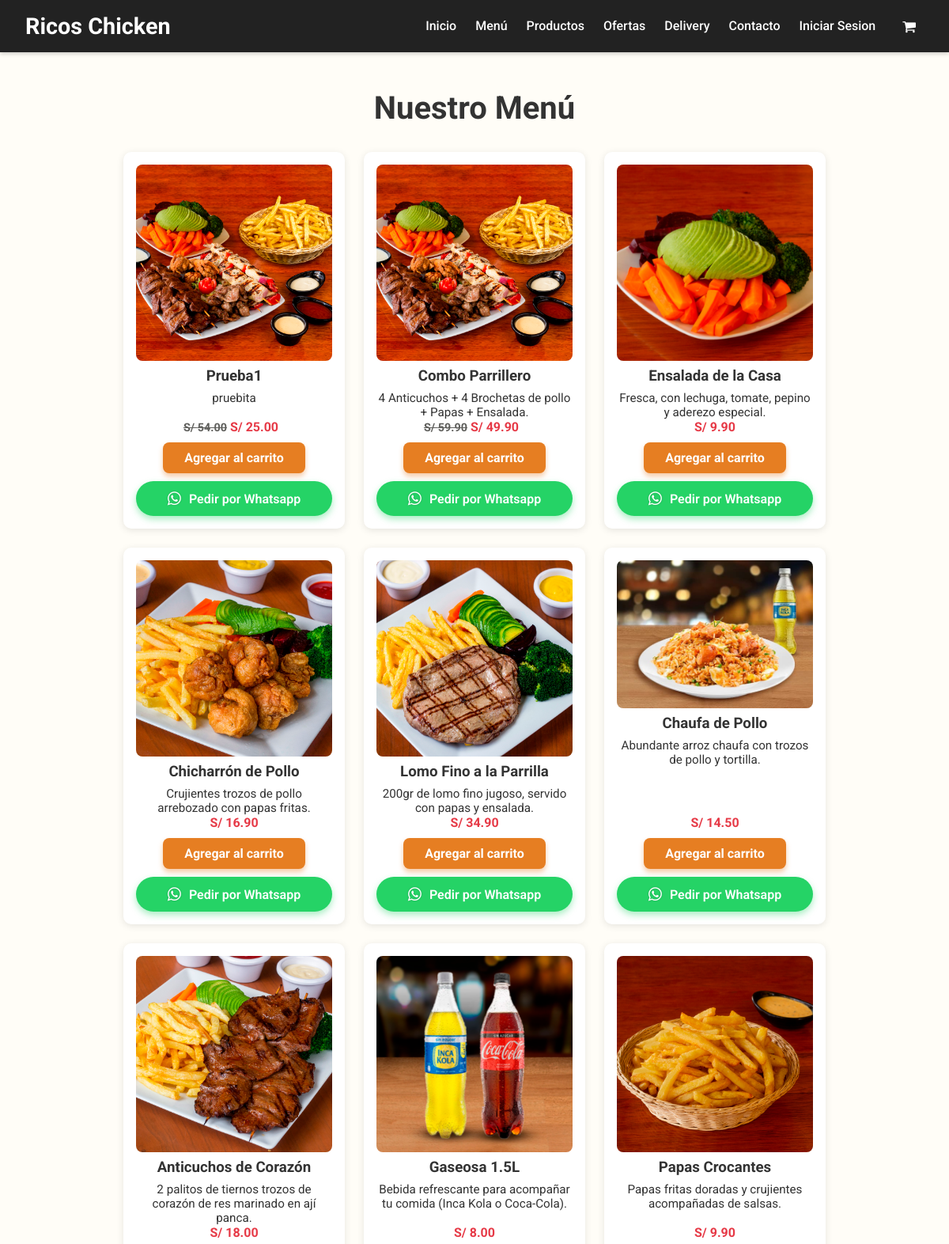
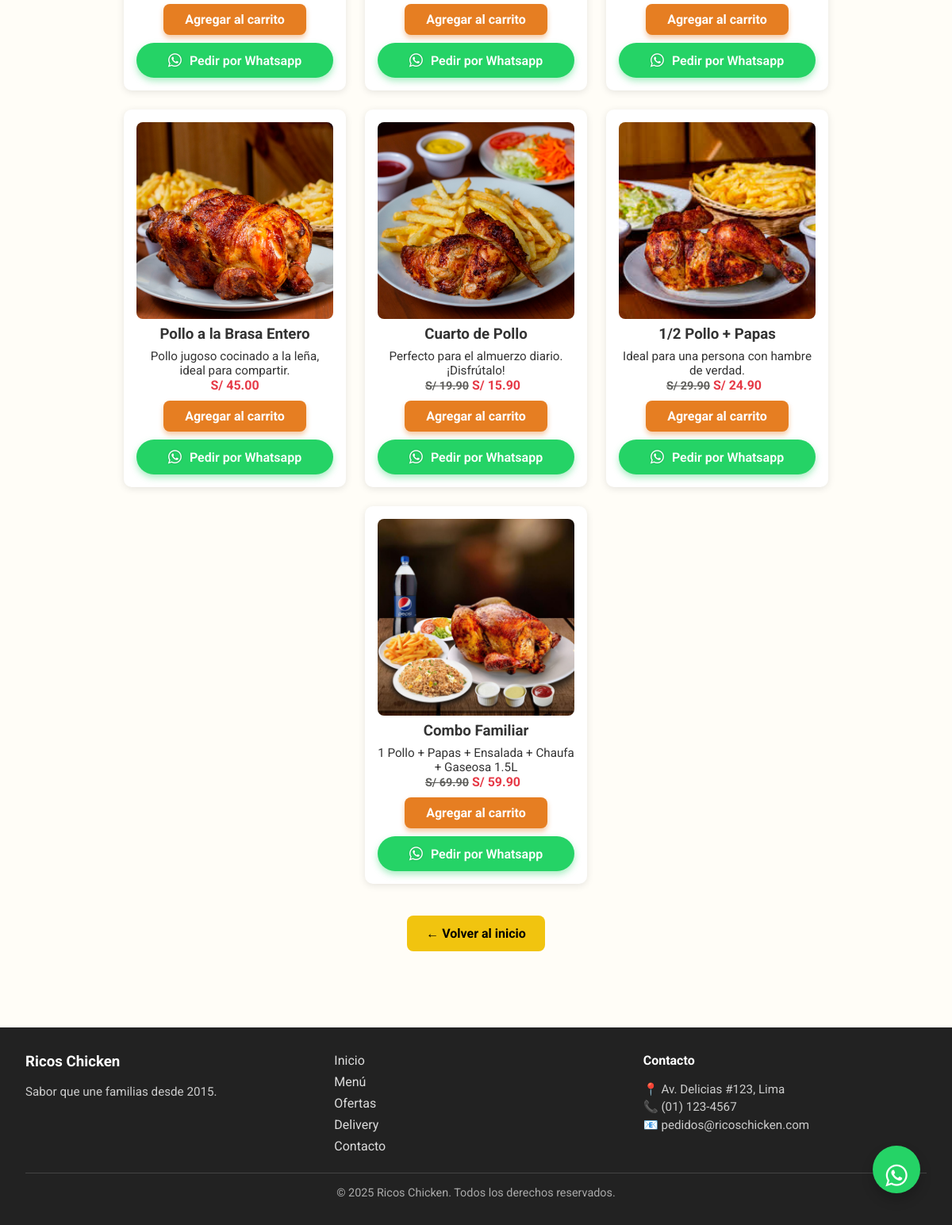
Screenshot of /MiPolleria/producto/menu with the database file from the repository (2 pictures, top to bottom).
### tables this page shows
CREATE TABLE `productos` (
  `id` int(11) NOT NULL,
  `nombre` varchar(100) NOT NULL,
  `descripcion` text NOT NULL,
  `precio` decimal(10,2) NOT NULL,
  `imagen_url` varchar(255) DEFAULT NULL,
  `categoria` varchar(50) NOT NULL,
  `es_oferta` tinyint(1) NOT NULL DEFAULT 0,
  `precio_oferta` decimal(10,2) DEFAULT NULL,
  `es_popular` tinyint(1) NOT NULL DEFAULT 0,
  `activo` tinyint(1) NOT NULL DEFAULT 1
);

### MiPolleria/controllers/ProductoController.php (called while the page is built, shortened)
<?php
require_once 'Controller.php';
class ProductoController extends Controller {
    private $productoModel;
    public function __construct() {
        $this->productoModel = $this->model('Producto');
    }
    public function menu() {
        $data = [
            'title' => 'Nuestro Menú',
            'productos' => $this->productoModel->obtenerTodosLosProductos() ?? []
        ];
        $this->view('pages/menu', $data);
    }
}

### MiPolleria/index.php (called while the page is built, shortened)
<?php
require_once 'config/Database.php';
class Core {
    protected $currentMethod = 'index';
    public function __construct() {
        $url = $this->getUrl();
        if (isset($url[0]) && file_exists('controllers/' . ucwords($url[0]) . 'Controller.php')) {
            unset($url[0]);
        }
        $this->currentController = new $this->currentController;
        if (isset($url[1])) {
            if (method_exists($this->currentController, $url[1])) {
                $this->currentMethod = $url[1];
                unset($url[1]);
            }
        }
        $this->params = $url ? array_values($url) : [];
        call_user_func_array([$this->currentController, $this->currentMethod], $this->params);
    }
    public function getUrl() {
        if (isset($_GET['url'])) {
            $url = rtrim($_GET['url'], '/');
            $url = filter_var($url, FILTER_SANITIZE_URL);
            $url = explode('/', $url);
            return $url;
        }
        return [];
    }
}
$init = new Core();
?>

### MiPolleria/models/Producto.php (called while the page is built, shortened)
<?php
class Producto {
    private $db;
    public function __construct() {
        $database = new Database();
        $this->db = $database->connect();
    }
    public function obtenerTodosLosProductos() {
        try {
            $query = $this->db->prepare('SELECT * FROM productos WHERE activo = 1 ORDER BY id DESC');
            $query->execute();
            return $query->fetchAll(PDO::FETCH_OBJ);
        } catch (PDOException $e) { return []; }
    }
}

### MiPolleria/config/Database.php (called while the page is built, shortened)
<?php
class Database {
    private $host = 'localhost';
    private $db_name = 'polleria_db';
    private $username = 'root';
    private $password = '';
    public function connect() {
        $this->conn = null;
        try {
            $dsn = 'mysql:host=' . $this->host . ';dbname=' . $this->db_name . ';charset=utf8';
            $this->conn = new PDO($dsn, $this->username, $this->password);
            $this->conn->setAttribute(PDO::ATTR_ERRMODE, PDO::ERRMODE_EXCEPTION);
        } catch(PDOException $e) {
            echo 'Error de Conexión: ' . $e->getMessage();
        }
        return $this->conn;
    }
}
?>

### MiPolleria/views/pages/menu.php (the view)
<?php
require_once APPROOT . '/views/layouts/header.php';
?>
<section class="menu-section" style="padding: 3rem 2rem;">
    <div class="container">
        <h1><?php echo htmlspecialchars($data['title']); ?></h1>
        <?php if (!empty($data['productos'])) : ?>
            <div class="cards">
                <?php foreach ($data['productos'] as $producto) : ?>
                    <div class="card">
                        <img src="<?php echo URLROOT; ?>/public/<?php echo htmlspecialchars($producto->imagen_url); ?>" alt="<?php echo htmlspecialchars($producto->nombre); ?>">
                        <h3><?php echo htmlspecialchars($producto->nombre); ?></h3>
                        <p><?php echo htmlspecialchars($producto->descripcion); ?></p>
                        <?php if ($producto->es_oferta && !is_null($producto->precio_oferta)) : ?>
                            <div>
                                <span class="precio-antes">S/ <?php echo number_format($producto->precio, 2); ?></span>
                                <span class="precio-oferta">S/ <?php echo number_format($producto->precio_oferta, 2); ?></span>
                            </div>
                        <?php else : ?>
                            <span>S/ <?php echo number_format($producto->precio, 2); ?></span>
                        <?php endif; ?>
                        <a class="boton-agregar" href="#" data-id="<?php echo $producto->id; ?>">Agregar al carrito</a>
                        <a href="https://wa.me/51924834338?text=Hola, Me interesa el producto: <?php echo urlencode($producto->nombre); ?>" target="_blank" rel="noopener" class="whatsapp-btn">
                            <i class="fa fa-whatsapp"></i> Pedir por Whatsapp
                        </a>
                    </div>
                <?php endforeach; ?>
            </div>
        <?php else : ?>
            <p style="margin-top: 2rem; font-size: 1.2rem;">No hay productos disponibles en el menú en este momento.</p>
        <?php endif; ?>
        <a href="<?php echo URLROOT; ?>/" class="volver-btn">← Volver al inicio</a>
    </div>
</section>
<a href="https://wa.me/51924834338?text=Hola, deseo pedir algo" class="float-wa" target="_blank" rel="noopener" title="Contáctanos por WhatsApp">
    <i class="fa fa-whatsapp" style="margin-top:16px;" aria-hidden="true"></i>
</a>
<?php
require_once APPROOT . '/views/layouts/footer.php';
?>

### MiPolleria/controllers/Controller.php (shortened to what this page needs)
<?php
class Controller {
    public function model($model) {
        $modelPath = 'models/' . $model . '.php';
        if (file_exists($modelPath)) {
            return new $model();
        }
        return null;
    }
    public function view($view, $data = []) {
        $viewPath = 'views/' . $view . '.php';
        if (file_exists($viewPath)) {
            extract($data);
            require_once $viewPath;
        } else {
            die('La vista no existe: ' . $viewPath);
        }
    }
}
?>

### MiPolleria/views/layouts/header.php (shortened to what this page needs)
<!DOCTYPE html>
<html lang="es">
<head>
    <link rel="stylesheet" href="https://maxcdn.bootstrapcdn.com/font-awesome/4.5.0/css/font-awesome.min.css">
    <link rel="stylesheet" href="<?php echo URLROOT; ?>/public/css/styles.css" />
    <link rel="stylesheet" href="<?php echo URLROOT; ?>/public/css/carrito.css" />
    <link rel="stylesheet" href="<?php echo URLROOT; ?>/public/css/login.css" />
    <link rel="stylesheet" href="<?php echo URLROOT; ?>/public/css/delivery.css" />
    <link rel="stylesheet" href="<?php echo URLROOT; ?>/public/css/menu.css" />
</head>
<body>
    <nav class="navbar">
        <div class="logo">Ricos Chicken</div>
        <ul class="nav-links">
            <li><a href="<?php echo URLROOT; ?>/">Inicio</a></li>
            <li><a href="<?php echo URLROOT; ?>/producto/menu">Menú</a></li>
            <li><a href="<?php echo URLROOT; ?>/producto/index">Productos</a></li>
            <li><a href="<?php echo URLROOT; ?>/producto/ofertas">Ofertas</a></li>
            <li><a href="<?php echo URLROOT; ?>/pages/delivery">Delivery</a></li>
            <li><a href="<?php echo URLROOT; ?>/pages/contacto">Contacto</a></li>
            <?php if (isset($_SESSION['user_id'])) : ?>
                <li><a href="<?php echo URLROOT; ?>/auth/logout">Cerrar Sesión</a></li>
            <?php else : ?>
                <li><a href="<?php echo URLROOT; ?>/auth/login">Iniciar Sesion</a></li>
            <?php endif; ?>
            <li class="carrito-nav"><a href="<?php echo URLROOT; ?>/carrito/index"><i class="fa fa-shopping-cart"></i></a></li>
        </ul>
    </nav>
    <main>

### MiPolleria/views/layouts/footer.php (shortened to what this page needs)
    </main>
    <footer class="footer">
        <div class="footer-content">
            <div>
                <h3>Ricos Chicken</h3>
                <p>Sabor que une familias desde 2015.</p>
            </div>
            <div>
                <ul>
                    <li><a href="<?php echo URLROOT; ?>/">Inicio</a></li>
                    <li><a href="<?php echo URLROOT; ?>/producto/menu">Menú</a></li>
                    <li><a href="<?php echo URLROOT; ?>/producto/ofertas">Ofertas</a></li>
                    <li><a href="<?php echo URLROOT; ?>/pages/delivery">Delivery</a></li>
                    <li><a href="<?php echo URLROOT; ?>/pages/contacto">Contacto</a></li>
                </ul>
            </div>
            <div>
                <h4>Contacto</h4>
                <p>📍 Av. Delicias #123, Lima</p>
                <p>📞 (01) 123-4567</p>
                <p>📧 pedidos@ricoschicken.com</p>
            </div>
        </div>
        <div class="footer-bottom">
            &copy; <?php echo date('Y'); ?> Ricos Chicken. Todos los derechos reservados.
        </div>
    </footer>
</body>
</html>

### MiPolleria/public/css/styles.css (style rules this page uses)
* { margin: 0; padding: 0; box-sizing: border-box; }
body { color: #333333; display: flex; flex-direction: column; padding-top: 1px; height: 100%; width: 100%; overflow-x: hidden; font-family: 'Roboto', sans-serif; background-color: #fffdf7; }
a { text-decoration: none; color: inherit; }
main { flex: 1 0 auto; width: 100%; }
.navbar { position: fixed; top: 0; left: 0; width: 100%; background-color: #222222; color: white; padding: 1rem 2rem; display: flex; justify-content: space-between; align-items: center; z-index: 1000; box-shadow: 0 2px 5px rgba(0, 0, 0, 0.2); }
.logo { font-size: 1.8rem; font-weight: bold; }
.nav-links { list-style: none; display: flex; gap: 1.5rem; }
.nav-links a { color: white; font-weight: 500; }
section { padding: 3rem 2rem; text-align: center; }
.cards { display: flex; flex-wrap: wrap; gap: 1.5rem; justify-content: center; margin-top: 2rem; max-width: 1200px; margin-left: auto; margin-right: auto; }
.card { background: white; border-radius: 10px; padding: 1rem; box-shadow: 0 2px 10px rgba(0,0,0,0.1); width: 280px; display: flex; flex-direction: column; }
.card h3 { margin-bottom: 0.5rem; }
.card p { font-size: 0.95rem; flex-grow: 1; }
.card span { font-weight: bold; color: #e63946; }
.card img { width: 100%; border-radius: 8px; margin-bottom: 0.5rem; }
.precio-antes { text-decoration: line-through; color: #5f5f5c !important; font-size: 0.9rem; }
.precio-oferta { font-weight: bold; color: #e63946; margin-right: 0.5rem; }
.float-wa { position: fixed; width: 60px; height: 60px; bottom: 40px; right: 40px; background-color: #25d366; border-radius: 50%; z-index: 100; box-shadow: 0 8px 15px rgba(0, 0, 0, 0.2); cursor: pointer; transition: all 0.3s ease-in-out; display: flex; justify-content: center; align-items: center; }
.float-wa .fa-whatsapp { color: #FFFFFF; font-size: 32px; margin: 0; }
.boton-agregar, .whatsapp-btn { margin-top: auto; }
.boton-agregar { display: block; width: 100%; max-width: 180px; text-align: center; margin-left: auto; margin-right: auto; background-color: #e67e22; color: white; padding: 10px 16px; border-radius: 8px; font-weight: 700; text-decoration: none; cursor: pointer; box-shadow: 0 4px 6px rgba(230, 126, 34, 0.4); transition: all 0.2s ease-in-out; margin-top: 1rem; }
.navbar .carrito-nav { margin-left: auto; }
.navbar .carrito-nav a { padding: 10px; color: #fff; font-size: 18px; }
.footer { background-color: #222222; color: #cccccc; padding: 2rem; flex-shrink: 0; width: 100%; }
.footer-content, .footer-bottom { max-width: 1200px; margin: 0 auto; }
.footer-content { display: flex; flex-wrap: wrap; justify-content: space-between; gap: 2rem; margin-bottom: 1rem; }
.footer-content div { flex: 1 1 200px; }
.footer-content h3, .footer-content h4 { color: #ffffff; margin-bottom: 1rem; }
.footer-content p { color: #cccccc; font-size: 0.95rem; line-height: 1.5; }
.footer-content ul { list-style: none; padding: 0; }
.footer-content ul li { margin-bottom: 0.5rem; }
.footer-content ul li a { color: #f1c40f; text-decoration: none; transition: color 0.2s ease-in-out; }
.footer-bottom { text-align: center; padding-top: 1rem; border-top: 1px solid #444444; font-size: 0.9rem; color: #aaaaaa; }
.volver-btn { display: inline-block; margin-top: 2rem; background-color: #f1c40f; padding: 0.8rem 1.5rem; border-radius: 8px; text-decoration: none; color: black; font-weight: bold; }
.whatsapp-btn { display: block; background-color: #25d366; color: #FFF; padding: 10px 20px; border-radius: 5px; text-align: center; text-decoration: none; font-size: 16px; margin-top: 10px; }

### MiPolleria/public/css/carrito.css (style rules this page uses)
.volver-btn { display: inline-block; margin-top: 2rem; background-color: #f1c40f; padding: 0.8rem 1.5rem; border-radius: 8px; text-decoration: none; color: black; font-weight: bold; transition: background-color 0.2s ease; }

### rows the page displays
productos: imagen_url (picture), nombre "Prueba1", descripcion "pruebita", precio "54.00", precio_oferta "25.00"
productos: imagen_url (picture), nombre "Combo Parrillero", descripcion "4 Anticuchos + 4 Brochetas de pollo + Papas + Ensalada.", precio "59.90", precio_oferta "49.90"
productos: imagen_url (picture), nombre "Ensalada de la Casa", descripcion "Fresca, con lechuga, tomate, pepino y aderezo especial.", precio "9.90"
productos: imagen_url (picture), nombre "Chicharrón de Pollo", descripcion "Crujientes trozos de pollo arrebozado con papas fritas.", precio "16.90"
productos: imagen_url (picture), nombre "Lomo Fino a la Parrilla", descripcion "200gr de lomo fino jugoso, servido con papas y ensalada.", precio "34.90"
productos: imagen_url (picture), nombre "Chaufa de Pollo", descripcion "Abundante arroz chaufa con trozos de pollo y tortilla.", precio "14.50"
productos: imagen_url (picture), nombre "Anticuchos de Corazón", descripcion "2 palitos de tiernos trozos de corazón de res marinado en ají panca.", precio "18.00"
productos: imagen_url (picture), nombre "Gaseosa 1.5L", descripcion "Bebida refrescante para acompañar tu comida (Inca Kola o Coca-Cola).", precio "8.00"
productos: imagen_url (picture), nombre "Papas Crocantes", descripcion "Papas fritas doradas y crujientes acompañadas de salsas.", precio "9.90"
productos: imagen_url (picture), nombre "Pollo a la Brasa Entero", descripcion "Pollo jugoso cocinado a la leña, ideal para compartir.", precio "45.00"
productos: imagen_url (picture), nombre "Cuarto de Pollo", descripcion "Perfecto para el almuerzo diario. ¡Disfrútalo!", precio "19.90", precio_oferta "15.90"
productos: imagen_url (picture), nombre "1/2 Pollo + Papas", descripcion "Ideal para una persona con hambre de verdad.", precio "29.90", precio_oferta "24.90"
productos: imagen_url (picture), nombre "Combo Familiar", descripcion "1 Pollo + Papas + Ensalada + Chaufa + Gaseosa 1.5L", precio "69.90", precio_oferta "59.90"

### other values shown
$data['title'] "Nuestro Menú"
